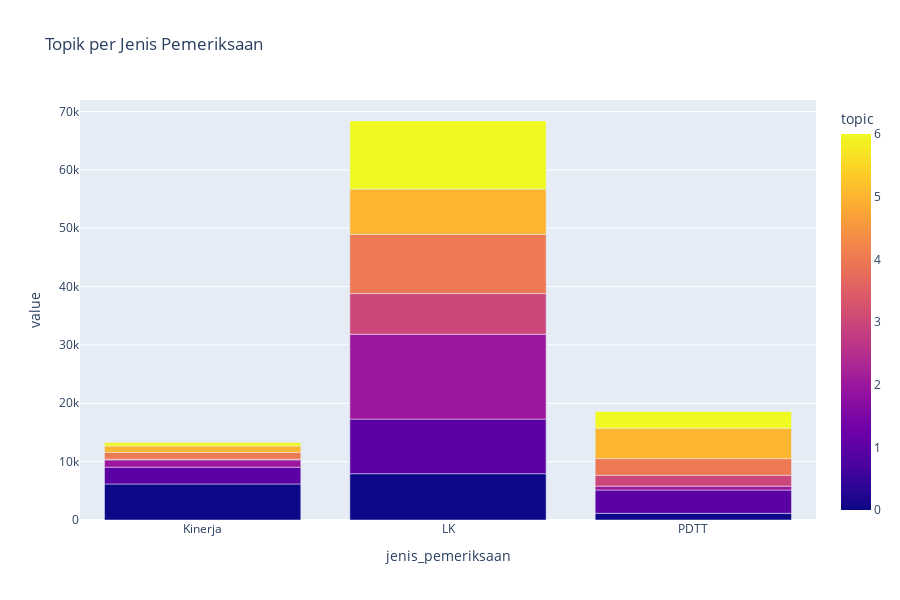

The notebook cell saved with this chart:
### Code cell
# Jenis Pemeriksaan dan Topik

df6 = df.groupby(["jenis_pemeriksaan", "topic"]).size().reset_index(name="value")

fig = px.bar(df6, x="jenis_pemeriksaan", y="value", color="topic", title="Topik per Jenis Pemeriksaan", barmode="group", height=600)
fig.show()

### Figure 1 — Plotly figure (JSON) as saved in the notebook; plotly's stock layout.template omitted (floating-point values rounded to 4 significant figures)
{"data": [{"alignmentgroup": "True", "hovertemplate": "jenis_pemeriksaan=%{x}<br>value=%{y}<br>topic=%{marker.color}<extra></extra>", "legendgroup": "", "marker": {"color": [0, 1, 2, 3, 4, 5, 6, 0, 1, 2, 3, 4, 5, 6, 0, 1, 2, 3, 4, 5, 6], "coloraxis": "coloraxis", "pattern": {"shape": ""}}, "name": "", "offsetgroup": "", "orientation": "v", "showlegend": false, "textposition": "auto", "type": "bar", "x": ["Kinerja", "Kinerja", "Kinerja", "Kinerja", "Kinerja", "Kinerja", "Kinerja", "LK", "LK", "LK", "LK", "LK", "LK", "LK", "PDTT", "PDTT", "PDTT", "PDTT", "PDTT", "PDTT", "PDTT"], "xaxis": "x", "y": [6178, 2875, 1247, 112, 1166, 1103, 585, 7937, 9355, 14545, 6961, 10157, 7745, 11673, 1139, 3994, 668, 1864, 2850, 5226, 2850], "yaxis": "y"}], "layout": {"barmode": "group", "coloraxis": {"colorbar": {"title": {"text": "topic"}}, "colorscale": [[0, "#0d0887"], [0.1111, "#46039f"], [0.2222, "#7201a8"], [0.3333, "#9c179e"], [0.4444, "#bd3786"], [0.5556, "#d8576b"], [0.6667, "#ed7953"], [0.7778, "#fb9f3a"], [0.8889, "#fdca26"], [1, "#f0f921"]]}, "height": 600, "legend": {"tracegroupgap": 0}, "title": {"text": "Topik per Jenis Pemeriksaan"}, "xaxis": {"anchor": "y", "domain": [0, 1], "title": {"text": "jenis_pemeriksaan"}}, "yaxis": {"anchor": "x", "domain": [0, 1], "title": {"text": "value"}}}}
